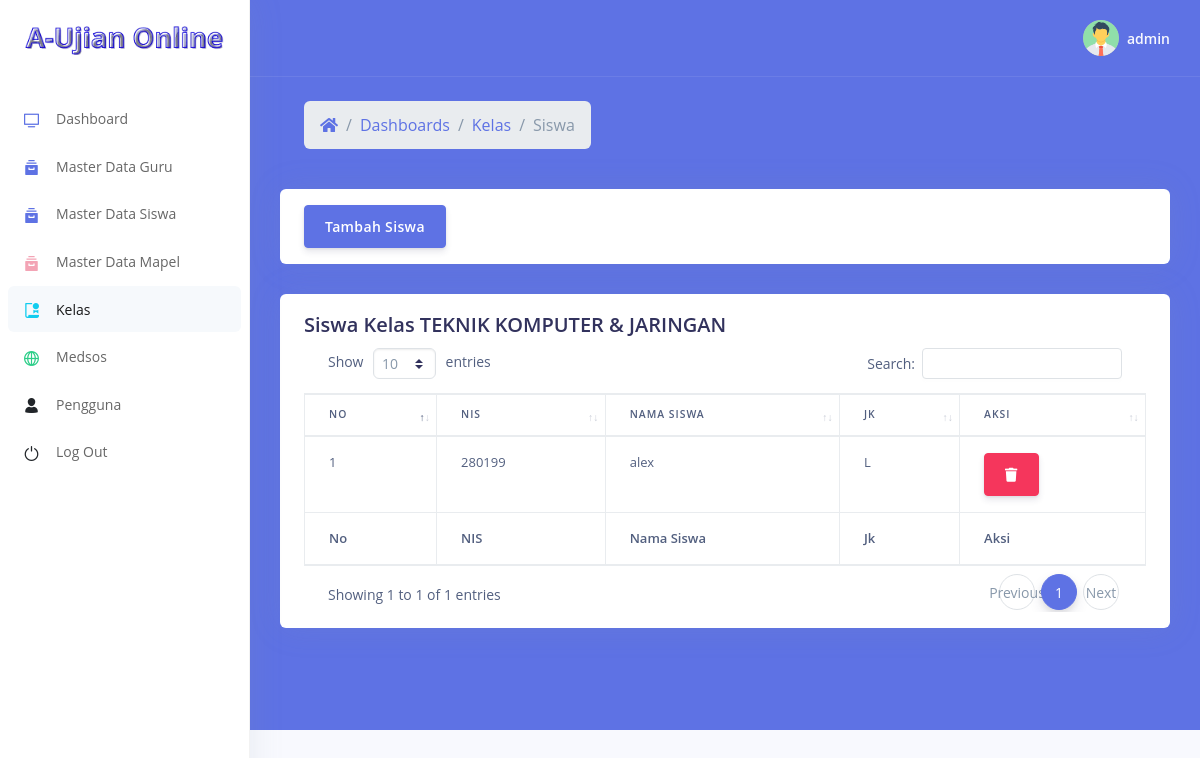
/kelas/siswa_kelas.php?kode_kelas=XTKJB (signed in), run on the app's committed database.
### tables this page shows
CREATE TABLE `kelas` (
  `kode_kelas` varchar(20) NOT NULL,
  `nama_kelas` varchar(50) NOT NULL,
  `nip` varchar(20) NOT NULL
);

CREATE TABLE `join_kelas` (
  `kode_kelas` varchar(20) NOT NULL,
  `nis` varchar(20) NOT NULL
);

CREATE TABLE `siswa` (
  `nis` varchar(20) NOT NULL,
  `nama_siswa` varchar(50) NOT NULL,
  `jk` varchar(15) NOT NULL,
  `no_telp` varchar(12) NOT NULL,
  `alamat` text NOT NULL,
  `foto` text NOT NULL,
  `zona_waktu` varchar(25) NOT NULL
);

### kelas/siswa_kelas.php (the view, shortened to what this page needs)
<?php
include'../koneksi.php';
$kode_kelas = mysqli_real_escape_string($koneksi, $_GET['kode_kelas']);
?>
<!DOCTYPE html>
<html>
<head>
  <link rel="stylesheet" href="../assets/vendor/nucleo/css/nucleo.css" type="text/css">
  <link rel="stylesheet" href="../assets/vendor/@fortawesome/fontawesome-free/css/all.min.css" type="text/css">
  <link rel="stylesheet" href="../assets/css/argon.css?v=1.2.0" type="text/css">
  <link href="../assets/datatables/dataTables.bootstrap4.min.css" rel="stylesheet">
</head>
<body>
  <nav class="sidenav navbar navbar-vertical  fixed-left  navbar-expand-xs navbar-light bg-white" id="sidenav-main">
    <div class="scrollbar-inner">
      <div class="sidenav-header  align-items-center">
        <a class="navbar-brand" href="javascript:void(0)">
          <img src="../assets/img/brand/aplikasi-ujian.png" class="navbar-brand-img" alt="...">
        </a>
      </div>
      <div class="navbar-inner">
        <div class="collapse navbar-collapse" id="sidenav-collapse-main">
          <ul class="navbar-nav">
            <li class="nav-item">
              <a class="nav-link" href="../index.php">
                <i class="ni ni-tv-2 text-primary"></i>
                <span class="nav-link-text">Dashboard</span>
              </a>
            </li>
            <li class="nav-item">
              <a class="nav-link" href="../guru/data_guru.php">
                <i class="ni ni-archive-2 text-primary"></i>
                <span class="nav-link-text">Master Data Guru</span>
              </a>
            </li>
            <li class="nav-item">
              <a class="nav-link" href="../siswa/data_siswa.php">
                <i class="ni ni-archive-2 text-primary"></i>
                <span class="nav-link-text">Master Data Siswa</span>
              </a>
            </li>
            <li class="nav-item">
              <a class="nav-link" href="../mapel/mapel.php">
                <i class="ni ni-archive-2 text-pink"></i>
                <span class="nav-link-text">Master Data Mapel</span>
              </a>
            </li>
            <li class="nav-item">
              <a class="nav-link active" href="kelas.php">
                <i class="ni ni-paper-diploma text-info"></i>
                <span class="nav-link-text">Kelas</span>
              </a>
            </li>
            <li class="nav-item">
              <a class="nav-link" href="../medsos/medsos.php">
                <i class="ni ni-world-2 text-success"></i>
                <span class="nav-link-text">Medsos</span>
              </a>
            </li>
            <li class="nav-item">
              <a class="nav-link" href="../pengguna/pengguna.php">
                <i class="ni ni-single-02 text-dark"></i>
                <span class="nav-link-text">Pengguna</span>
              </a>
            </li>
            <li class="nav-item">
              <a class="nav-link" href="../logout.php">
                <i class="ni ni-button-power text-dark"></i>
                <span class="nav-link-text">Log Out</span>
              </a>
            </li>
          </ul>
        </div>
      </div>
    </div>
  </nav>
  <div class="main-content" id="panel">
    <nav class="navbar navbar-top navbar-expand navbar-dark bg-primary border-bottom">
      <div class="container-fluid">
        <div class="collapse navbar-collapse" id="navbarSupportedContent">
          <ul class="navbar-nav align-items-center  ml-auto ml-md-0 ">
            <li class="nav-item dropdown">
              <a class="nav-link pr-0" href="#" role="button" data-toggle="dropdown" aria-haspopup="true" aria-expanded="false">
                <div class="media align-items-center">
                  <span class="avatar avatar-sm rounded-circle">
                    <img alt="Image placeholder" src="../assets/img/user.png">
                  </span>
                  <div class="media-body  ml-2  d-none d-lg-block">
                    <span class="mb-0 text-sm  font-weight-bold"><?= $_SESSION['username']; ?></span>
                  </div>
                </div>
              </a>
            </li>
          </ul>
        </div>
      </div>
    </nav>
    <div class="header bg-primary pb-6">
      <div class="container-fluid">
        <div class="header-body">
          <div class="row align-items-center py-4">
            <div class="col-lg-6 col-7">
              <nav aria-label="breadcrumb" class="d-none d-md-inline-block ml-md-4">
                <ol class="breadcrumb breadcrumb-links breadcrumb-dark">
                  <li class="breadcrumb-item"><a href="#"><i class="fas fa-home"></i></a></li>
                  <li class="breadcrumb-item"><a href="../index.php">Dashboards</a></li>
                  <li class="breadcrumb-item"><a href="kelas.php">Kelas</a></li>
                  <li class="breadcrumb-item active" aria-current="page">Siswa</li>
                </ol>
              </nav>
            </div>
          </div>
          <div class="row">
            <div class="col-xl-12">
              <div class="card  card-stats">
                <div class="card-body">
                  <a href="" class="btn btn-primary" data-toggle="modal" data-target="#inputsiswa">Tambah Siswa</a>
                </div>
              </div>
            </div>
          </div>
          <div class="row">
            <div class="col-xl-12">
              <div class="card  card-stats">
                <div class="card-body">
                  <?php
                  $kelas = mysqli_query($koneksi,"SELECT * FROM kelas WHERE kode_kelas='$kode_kelas'");
                  while ($tampil = mysqli_fetch_array($kelas)) {
                   ?>
                   <h2>Siswa Kelas <?= $tampil['nama_kelas']; ?></h2>
                 <?php } ?>
                 <div class="table-responsive">
                  <table class="table table-bordered" id="example" width="100%" cellspacing="0">
                    <thead>
                      <tr>
                        <th>No</th>
                        <th>NIS</th>
                        <th>Nama Siswa</th>
                        <th>Jk</th>
                        <th>Aksi</th>
                      </tr>
                    </thead>
                    <tfoot>
                      <tr>
                        <th>No</th>
                        <th>NIS</th>
                        <th>Nama Siswa</th>
                        <th>Jk</th>
                        <th>Aksi</th>
                      </tr>
                    </tfoot>
                    <tbody>
                      <?php
                      $no = 1;
                      $siswa = mysqli_query($koneksi,"SELECT * FROM join_kelas
                        INNER JOIN siswa ON join_kelas.nis = siswa.nis  WHERE kode_kelas='$kode_kelas'");
                      while ($tampil = mysqli_fetch_array($siswa)) {
                       ?>
                       <tr>
                        <td><?= $no++; ?></td>
                        <td><?= $tampil['nis']; ?></td>
                        <td><?= $tampil['nama_siswa']; ?></td>
                        <td><?= $tampil['jk']; ?></td>
                        <td>
                          <a onclick="return confirm('Yakin hapus data ini !!!')" href="hapus.php?siswa=hapus_siswa&nis=<?= $tampil['nis']; ?>" class="btn btn-danger"><i class="fa fa-trash"></i></a>
                        </td>
                      </tr>
                    <?php } ?>
                  </tbody>
                </table>
              </div>
            </div>
          </div>
        </div>
      </div>
    </div>
  </div>
</div>
</div>
</body>
</html>

### data on the page
kelas: nama_kelas "TEKNIK KOMPUTER & JARINGAN"
join_kelas: nis.nis "280199", nis.nama_siswa "alex", nis.jk "L"

### other printed values
$_SESSION['username'] "admin"
